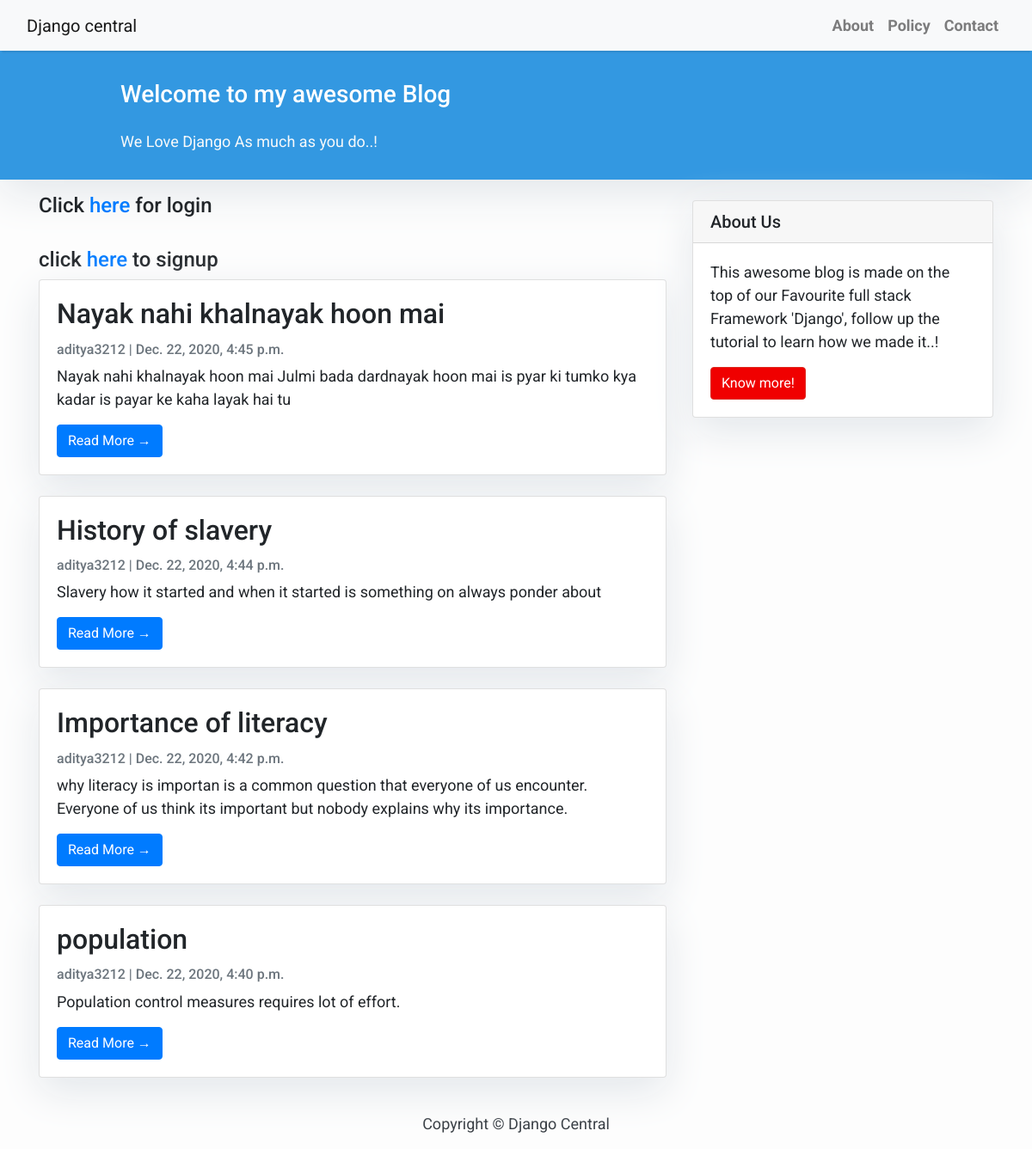
The page / on the database its author committed.
### postt/models.py (models this page shows, shortened)
class Post(models.Model):
    title = models.CharField(max_length=200, unique=True)
    slug = models.SlugField(max_length=200, unique=True)
    author = models.ForeignKey(User, on_delete= models.CASCADE,related_name='blog_posts')
    updated_on = models.DateTimeField(auto_now= True)
    content = models.TextField()
    created_on = models.DateTimeField(auto_now_add=True)
    class Meta:
        ordering = ['-created_on']

### postt/views.py (the view)
# urls.py: path('',views.index,name="index"),
def index(request):
    queryset=queryset=Post.objects.order_by('-created_on')
    return render(request, 'user/index.html', {'post_list':queryset})

### templates/user/index.html (shortened to what this page needs)
{% extends "base.html" %}
{% block content %}
<header class="masthead">
    <div class="container">
        <div class="row">
            <div class=" col-md-8 col-md-10 mx-auto">
                <div class="site-heading">
                    <h3 class=" site-heading my-4 mt-3 text-white"> Welcome to my awesome Blog </h3>
                    <p class="text-light">We Love Django As much as you do..! &nbsp
                    </p>
                </div>
            </div>
        </div>
    </div>
</header>
<div class="container">
    <div class="row">
        <div class="col-md-8 mt-3 left">
            <h4>Click <a href="\login"> here </a> for login</h4> <br>
            <h4>click <a href="\register"> here </a> to signup</h4>
            {% for post in post_list %}
            <div class="card mb-4">
                <div class="card-body">
                    <h2 class="card-title">{{ post.title }}</h2>
                    <p class="card-text text-muted h6">{{ post.author }} | {{ post.created_on}} </p>
                    <p class="card-text">{{post.content|slice:":200" }}</p>
                    <a href="{% url 'post_detail' post.slug  %}" class="btn btn-primary">Read More &rarr;</a>
                </div>
            </div>
            {% endfor %}
        </div>
        {% block sidebar %} {% include 'sidebar.html' %} {% endblock sidebar %}
    </div>
</div>
{%endblock%}

### templates/base.html (shortened to what this page needs)
<!DOCTYPE html>
<html>
    <head>
        <link rel="stylesheet" href="https://maxcdn.bootstrapcdn.com/bootstrap/4.0.0/css/bootstrap.min.css"
 />
    </head>
    <body>
        <nav class="navbar navbar-expand-lg navbar-light bg-light shadow" id="mainNav">
            <div class="container-fluid">
                <a class="navbar-brand" href="{% url 'home' %}">Django central</a>
                <div class="collapse navbar-collapse" id="navbarResponsive">
                    <ul class="navbar-nav ml-auto">
                        <li class="nav-item text-black">
                            <a class="nav-link text-black font-weight-bold" href="#">About</a>
                        </li>
                        <li class="nav-item text-black">
                            <a class="nav-link text-black font-weight-bold" href="#">Policy</a>
                        </li>
                        <li class="nav-item text-black">
                            <a class="nav-link text-black font-weight-bold" href="#">Contact</a>
                        </li>
                    </ul>
                </div>
            </div>
        </nav>
        {% block content %}{% endblock content %}
        <footer class="py-3 bg-grey">
            <p class="m-0 text-dark text-center ">Copyright &copy; Django Central</p>
        </footer>
    </body>
</html>

### templates/sidebar.html (shortened to what this page needs)
{% block sidebar %}
<div class="col-md-4 float-right ">
<div class="card my-4">
        <h5 class="card-header">About Us</h5>
    <div class="card-body">
        <p class="card-text"> This awesome blog is made on the top of our Favourite full stack Framework 'Django', follow up the tutorial to learn how we made it..!</p>
        <a href="https://djangocentral.com/building-a-blog-application-with-django"
           class="btn btn-danger">Know more!</a>
    </div>
</div>
</div>
{% endblock sidebar %}

### templates/base.html (style rules this page uses)
body { font-family: "Roboto", sans-serif; font-size: 17px; background-color: #fdfdfd; }
.shadow { box-shadow: 0 4px 2px -2px rgba(0, 0, 0, 0.1); }
.btn-danger { color: #fff; background-color: #f00000; border-color: #dc281e; }
.masthead { background: #3398E1; height: auto; padding-bottom: 15px; box-shadow: 0 16px 48px #E3E7EB; padding-top: 10px; }

### templates/user/index.html (style rules this page uses)
body { font-family: "Roboto", sans-serif; font-size: 18px; background-color: #fdfdfd; }
.card { box-shadow: 0 16px 48px #E3E7EB; }

### templates/sidebar.html (style rules this page uses)
.card { box-shadow: 0 16px 48px #E3E7EB; }

### rows shown on the page
Post: title "Nayak nahi khalnayak hoon mai", author "aditya3212", created_on "Dec. 22, 2020, 4:45 p.m.", content "Nayak nahi khalnayak hoon mai Julmi bada dardnayak hoon mai is pyar ki tumko kya kadar is payar ke kaha layak hai tu"
Post: title "History of slavery", author "aditya3212", created_on "Dec. 22, 2020, 4:44 p.m.", content "Slavery how it started and when it started is something on always ponder about"
Post: title "Importance of literacy", author "aditya3212", created_on "Dec. 22, 2020, 4:42 p.m.", content "why literacy is importan is a common question that everyone of us encounter. Everyone of us think its important but nobody explains why its importance."
Post: title "population", author "aditya3212", created_on "Dec. 22, 2020, 4:40 p.m.", content "Population control measures requires lot of effort."
